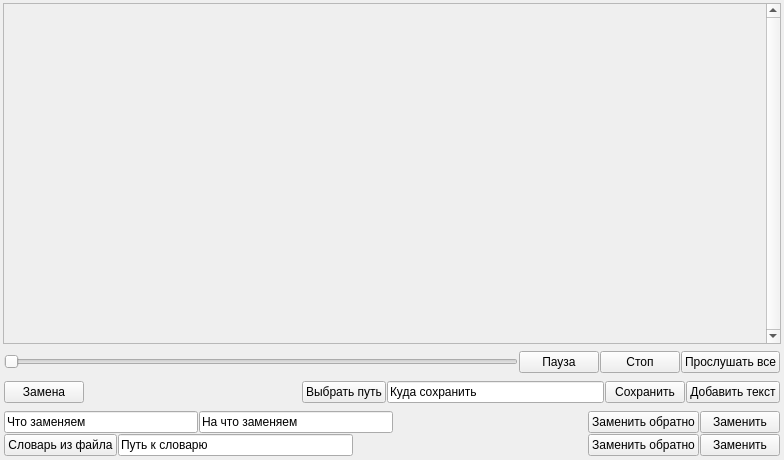
<?xml version="1.0" encoding="UTF-8"?>
<ui version="4.0">
 <class>Form</class>
 <widget class="QWidget" name="Form">
  <property name="geometry">
   <rect>
    <x>0</x>
    <y>0</y>
    <width>784</width>
    <height>460</height>
   </rect>
  </property>
  <property name="windowTitle">
   <string>Form</string>
  </property>
  <layout class="QVBoxLayout" name="verticalLayout_2">
   <property name="leftMargin">
    <number>3</number>
   </property>
   <property name="topMargin">
    <number>3</number>
   </property>
   <property name="rightMargin">
    <number>3</number>
   </property>
   <property name="bottomMargin">
    <number>3</number>
   </property>
   <item>
    <widget class="QScrollArea" name="scrollArea">
     <property name="sizePolicy">
      <sizepolicy hsizetype="Expanding" vsizetype="Expanding">
       <horstretch>0</horstretch>
       <verstretch>0</verstretch>
      </sizepolicy>
     </property>
     <property name="acceptDrops">
      <bool>false</bool>
     </property>
     <property name="verticalScrollBarPolicy">
      <enum>Qt::ScrollBarAlwaysOn</enum>
     </property>
     <property name="horizontalScrollBarPolicy">
      <enum>Qt::ScrollBarAsNeeded</enum>
     </property>
     <property name="widgetResizable">
      <bool>true</bool>
     </property>
     <widget class="QWidget" name="scrollAreaWidgetContents">
      <property name="geometry">
       <rect>
        <x>0</x>
        <y>0</y>
        <width>762</width>
        <height>323</height>
       </rect>
      </property>
      <layout class="QHBoxLayout" name="horizontalLayout_2">
       <item>
        <layout class="QVBoxLayout" name="vlayout_text">
         <property name="sizeConstraint">
          <enum>QLayout::SetDefaultConstraint</enum>
         </property>
         <item>
          <spacer name="horizontalSpacer_2">
           <property name="orientation">
            <enum>Qt::Horizontal</enum>
           </property>
           <property name="sizeHint" stdset="0">
            <size>
             <width>40</width>
             <height>20</height>
            </size>
           </property>
          </spacer>
         </item>
        </layout>
       </item>
      </layout>
     </widget>
    </widget>
   </item>
   <item>
    <widget class="QWidget" name="widget_3" native="true">
     <property name="sizePolicy">
      <sizepolicy hsizetype="Expanding" vsizetype="Minimum">
       <horstretch>0</horstretch>
       <verstretch>0</verstretch>
      </sizepolicy>
     </property>
     <layout class="QHBoxLayout" name="horizontalLayout_6">
      <property name="spacing">
       <number>1</number>
      </property>
      <property name="leftMargin">
       <number>1</number>
      </property>
      <property name="topMargin">
       <number>1</number>
      </property>
      <property name="rightMargin">
       <number>1</number>
      </property>
      <property name="bottomMargin">
       <number>1</number>
      </property>
      <item>
       <widget class="QSlider" name="horizontalSlider">
        <property name="orientation">
         <enum>Qt::Horizontal</enum>
        </property>
       </widget>
      </item>
      <item>
       <widget class="QPushButton" name="stop_2">
        <property name="text">
         <string>Пауза</string>
        </property>
       </widget>
      </item>
      <item>
       <widget class="QPushButton" name="stop_3">
        <property name="text">
         <string>Стоп</string>
        </property>
       </widget>
      </item>
      <item>
       <widget class="QPushButton" name="start_all_2">
        <property name="text">
         <string>Прослушать все</string>
        </property>
       </widget>
      </item>
     </layout>
    </widget>
   </item>
   <item>
    <widget class="QWidget" name="widget_2" native="true">
     <property name="sizePolicy">
      <sizepolicy hsizetype="Expanding" vsizetype="Minimum">
       <horstretch>0</horstretch>
       <verstretch>0</verstretch>
      </sizepolicy>
     </property>
     <layout class="QHBoxLayout" name="horizontalLayout_4">
      <property name="spacing">
       <number>1</number>
      </property>
      <property name="leftMargin">
       <number>1</number>
      </property>
      <property name="topMargin">
       <number>1</number>
      </property>
      <property name="rightMargin">
       <number>1</number>
      </property>
      <property name="bottomMargin">
       <number>1</number>
      </property>
      <item>
       <widget class="QPushButton" name="replace_all_btn">
        <property name="text">
         <string>Замена</string>
        </property>
       </widget>
      </item>
      <item>
       <spacer name="horizontalSpacer_5">
        <property name="orientation">
         <enum>Qt::Horizontal</enum>
        </property>
        <property name="sizeHint" stdset="0">
         <size>
          <width>40</width>
          <height>20</height>
         </size>
        </property>
       </spacer>
      </item>
      <item>
       <widget class="QPushButton" name="save_all_3">
        <property name="text">
         <string>Выбрать путь</string>
        </property>
       </widget>
      </item>
      <item>
       <widget class="QLineEdit" name="lineEdit_6">
        <property name="text">
         <string>Куда сохранить</string>
        </property>
       </widget>
      </item>
      <item>
       <widget class="QPushButton" name="save_all">
        <property name="text">
         <string>Сохранить</string>
        </property>
       </widget>
      </item>
      <item>
       <widget class="QPushButton" name="add_text">
        <property name="text">
         <string>Добавить текст</string>
        </property>
       </widget>
      </item>
     </layout>
    </widget>
   </item>
   <item>
    <widget class="QWidget" name="wd_replace" native="true">
     <layout class="QVBoxLayout" name="verticalLayout_4">
      <property name="spacing">
       <number>1</number>
      </property>
      <property name="leftMargin">
       <number>1</number>
      </property>
      <property name="topMargin">
       <number>1</number>
      </property>
      <property name="rightMargin">
       <number>1</number>
      </property>
      <property name="bottomMargin">
       <number>1</number>
      </property>
      <item>
       <layout class="QHBoxLayout" name="horizontalLayout_5">
        <item>
         <widget class="QLineEdit" name="tab_replace_in">
          <property name="text">
           <string>Что заменяем</string>
          </property>
         </widget>
        </item>
        <item>
         <widget class="QLineEdit" name="tab_replace_out">
          <property name="text">
           <string>На что заменяем</string>
          </property>
         </widget>
        </item>
        <item>
         <spacer name="horizontalSpacer_4">
          <property name="orientation">
           <enum>Qt::Horizontal</enum>
          </property>
          <property name="sizeHint" stdset="0">
           <size>
            <width>40</width>
            <height>20</height>
           </size>
          </property>
         </spacer>
        </item>
        <item>
         <widget class="QPushButton" name="tab_replace_reverse_button">
          <property name="text">
           <string>Заменить обратно</string>
          </property>
         </widget>
        </item>
        <item>
         <widget class="QPushButton" name="tab_replace_button">
          <property name="text">
           <string>Заменить</string>
          </property>
         </widget>
        </item>
       </layout>
      </item>
      <item>
       <layout class="QHBoxLayout" name="horizontalLayout_3">
        <item>
         <widget class="QPushButton" name="tab_words_patch">
          <property name="text">
           <string>Словарь из файла</string>
          </property>
         </widget>
        </item>
        <item>
         <widget class="QLineEdit" name="tab_path_to_words">
          <property name="text">
           <string>Путь к словарю</string>
          </property>
         </widget>
        </item>
        <item>
         <spacer name="horizontalSpacer_3">
          <property name="orientation">
           <enum>Qt::Horizontal</enum>
          </property>
          <property name="sizeHint" stdset="0">
           <size>
            <width>40</width>
            <height>20</height>
           </size>
          </property>
         </spacer>
        </item>
        <item>
         <widget class="QPushButton" name="tab_replace_reverse_words">
          <property name="text">
           <string>Заменить обратно</string>
          </property>
         </widget>
        </item>
        <item>
         <widget class="QPushButton" name="tab_replace_words">
          <property name="text">
           <string>Заменить</string>
          </property>
         </widget>
        </item>
       </layout>
      </item>
     </layout>
    </widget>
   </item>
  </layout>
 </widget>
 <resources/>
 <connections/>
</ui>
